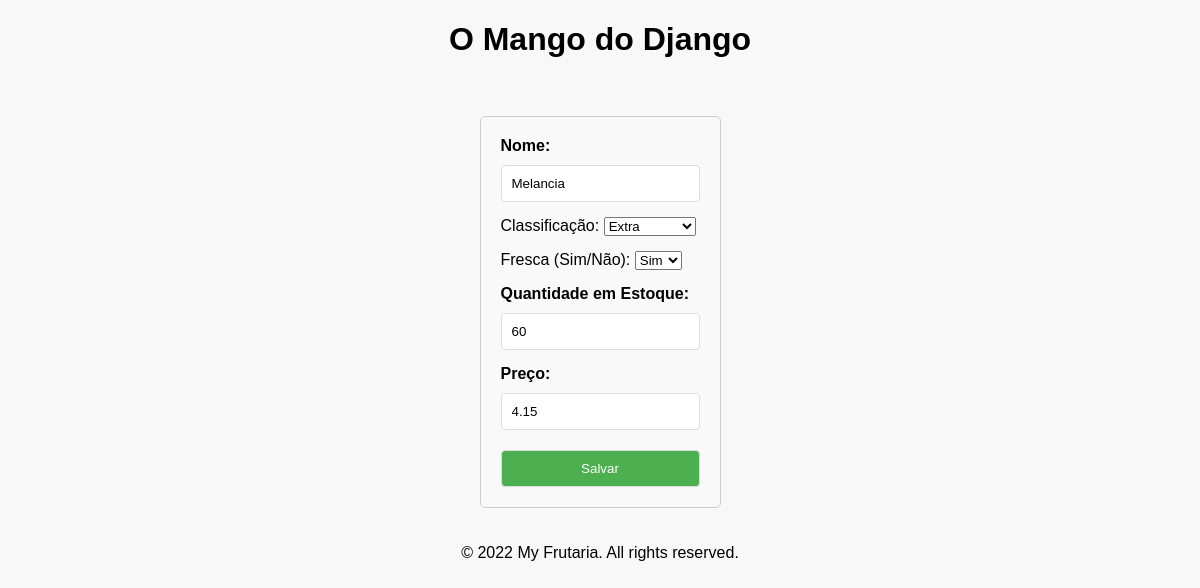
The page /fruit_edit/6/ on the database its author committed.
### frutaria/models.py (models this page shows)
class Fruta(models.Model):
    nome = models.CharField(max_length=100)
    classificacao = models.CharField(max_length=100)
    fresca = models.BooleanField(default=True)
    qtd_estoque = models.IntegerField()
    preco = models.FloatField(default=0.00)

### frutaria/views.py (the view, shortened to what this page needs)
# urls.py: path('fruit_edit/<int:fruta_id>/', views.fruit_edit, name='fruit_edit'),
def fruit_edit(request, fruta_id):
    fruta = get_object_or_404(Fruta, pk=fruta_id)
    if request.method == 'GET':
        return render(request, 'edit_fruit.html', {'fruta': fruta})

### frutaria/templates/edit_fruit.html (shortened to what this page needs)
{% extends 'base.html' %}
{% block content %}
    <form method="POST" class="form-fruta">
        <div class="form-group">
            <label for="nome" class="form-label">Nome:</label>
            <input type="text" id="nome" name="nome" value="{{ fruta.nome }}" class="form-input">
        </div>
        <div class="form-group">
            <label for="classificacao">Classificação:</label>
            <select id="classificacao" name="classificacao" required>
                <option value="Extra">Extra</option>
            </select>
        </div>
        <div class="form-group">
            <label for="fresca">Fresca (Sim/Não):</label>
            <select id="fresca" name="fresca" required>
                <option value="True">Sim</option>
            </select>
        </div>
        <div class="form-group">
            <label for="qtd_estoque" class="form-label">Quantidade em Estoque:</label>
            <input type="number" id="qtd_estoque" name="qtd_estoque" value="{{ fruta.qtd_estoque }}" class="form-input">
        </div>
        <div class="form-group">
            <label for="preco" class="form-label">Preço:</label>
            <input type="number" id="preco" name="preco" value="{{ fruta.preco }}" class="form-input" step="0.01" min="0.01">
        </div>
        <input type="submit" value="Salvar" class="form-submit">
    </form>
{% endblock %}

### frutaria/static/style.css (style rules this page uses)
body { margin: 0; padding: 0; font-family: Arial, sans-serif; background-color: #f8f8f8; display: flex; flex-direction: column; justify-content: center; align-items: center; }
.form-fruta { max-width: 600px; margin: 20px auto; padding: 20px; border: 1px solid #ccc; border-radius: 5px; background-color: #f9f9f9; }
.form-group { margin-bottom: 15px; }
.form-label { display: block; margin-bottom: 5px; font-weight: bold; }
.form-input, .form-checkbox, .form-submit { width: 100%; padding: 10px; margin-top: 5px; border: 1px solid #ddd; border-radius: 4px; box-sizing: border-box; }
.form-submit { background-color: #4CAF50; color: white; cursor: pointer; }

### rows shown on the page
Fruta: nome "Melancia", qtd_estoque "60", preco "4.15"
